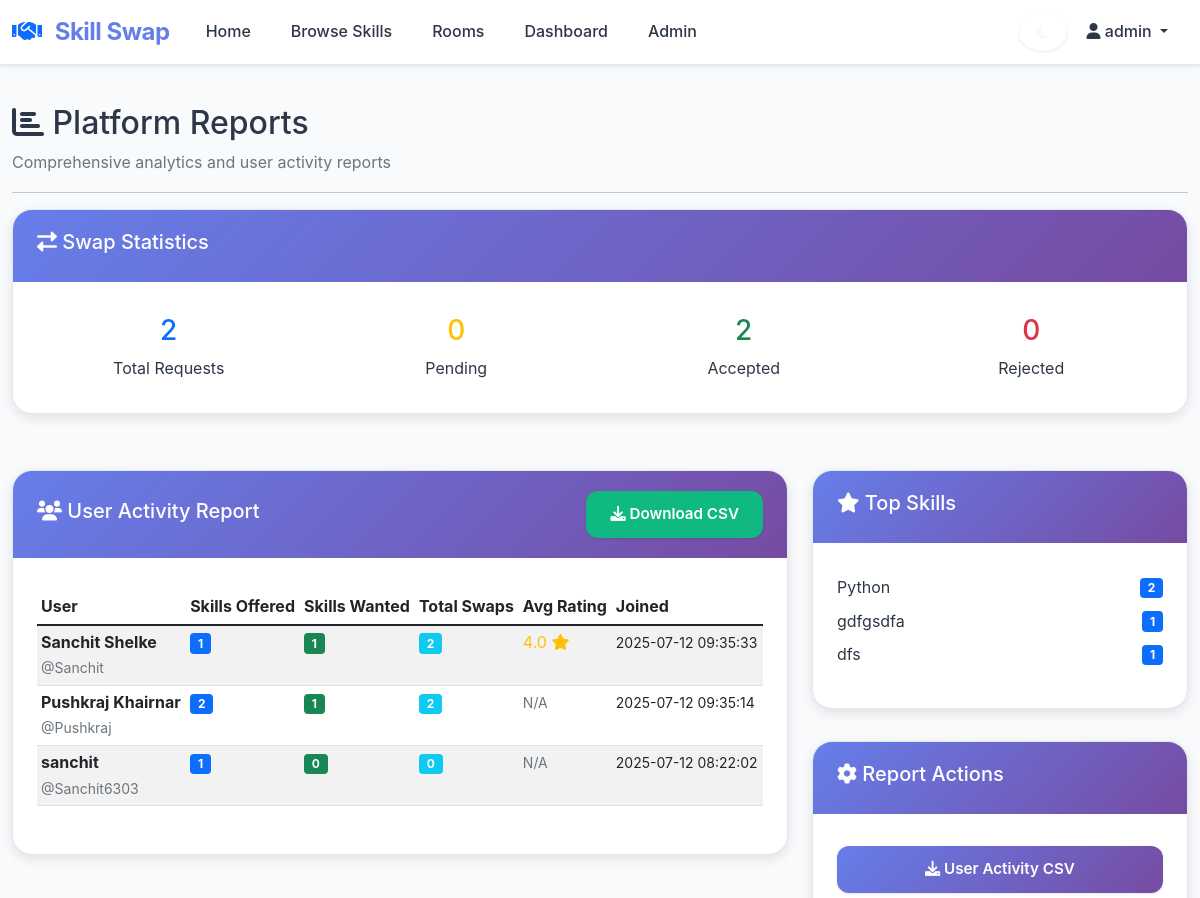
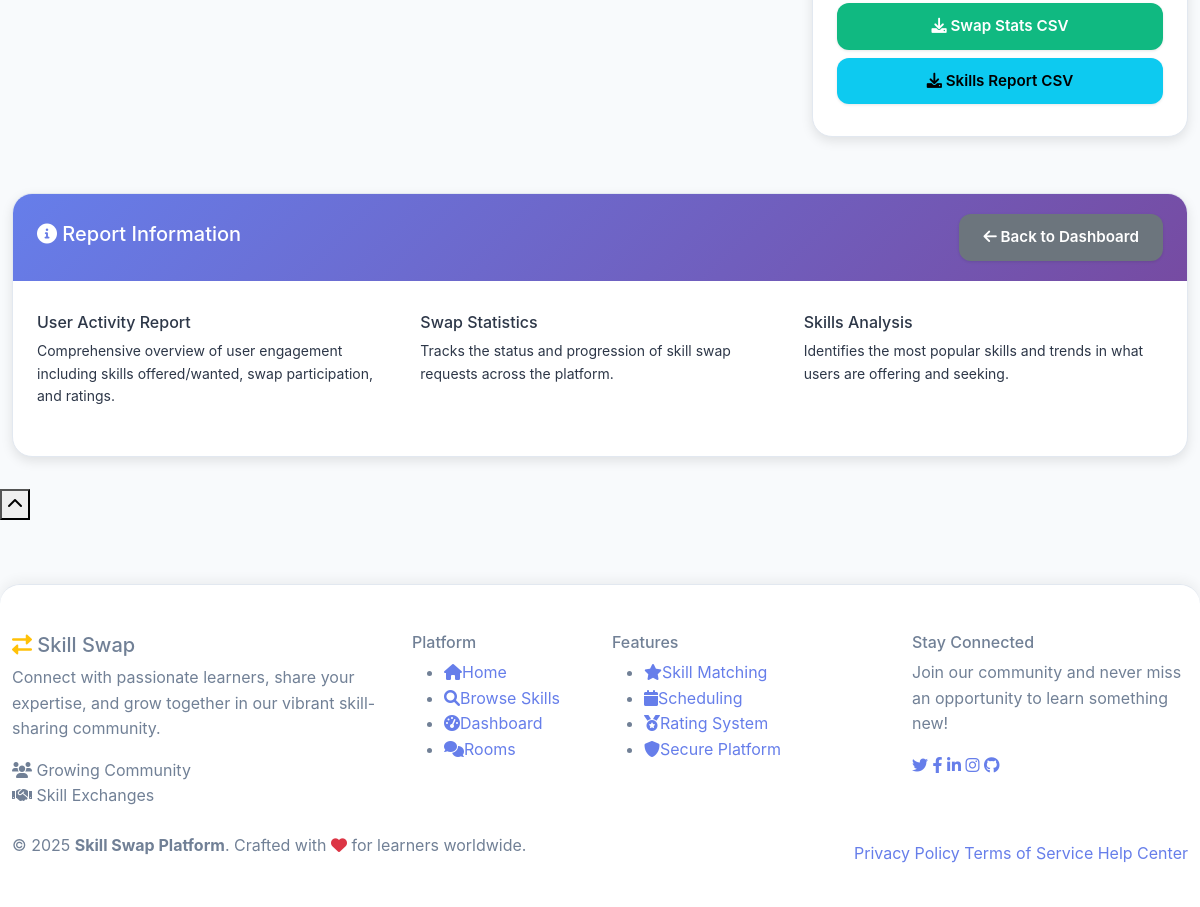
The page /admin/reports (signed in) on the database its author committed (2 pictures, top to bottom).
### tables this page shows
CREATE TABLE users (
            id INTEGER PRIMARY KEY AUTOINCREMENT,
            username TEXT UNIQUE NOT NULL,
            email TEXT UNIQUE NOT NULL,
            password_hash TEXT NOT NULL,
            name TEXT NOT NULL,
            location TEXT,
            profile_photo TEXT,
            is_public INTEGER DEFAULT 1,
            availability TEXT,
            is_admin INTEGER DEFAULT 0,
            is_banned INTEGER DEFAULT 0,
            created_at TIMESTAMP DEFAULT CURRENT_TIMESTAMP
        );

### app.py (the view)
@app.route('/admin/reports')
def admin_reports():
    if 'user_id' not in session or not session.get('is_admin'):
        flash('Access denied!')
        return redirect(url_for('login'))
    conn = get_db_connection()
    user_activity = conn.execute('''
        SELECT u.name, u.username, u.created_at,
               (SELECT COUNT(*) FROM skills_offered WHERE user_id = u.id) as skills_offered,
               (SELECT COUNT(*) FROM skills_wanted WHERE user_id = u.id) as skills_wanted,
               (SELECT COUNT(*) FROM swap_requests WHERE requester_id = u.id OR provider_id = u.id) as total_swaps,
               (SELECT AVG(rating) FROM ratings WHERE rated_id = u.id) as avg_rating
        FROM users u
        WHERE u.is_admin = 0
        ORDER BY u.created_at DESC
    ''').fetchall()
    swap_stats = conn.execute('''
        SELECT
            COUNT(*) as total_requests,
            SUM(CASE WHEN status = 'pending' THEN 1 ELSE 0 END) as pending,
            SUM(CASE WHEN status = 'accepted' THEN 1 ELSE 0 END) as accepted,
            SUM(CASE WHEN status = 'rejected' THEN 1 ELSE 0 END) as rejected
        FROM swap_requests
    ''').fetchone()
    top_skills = conn.execute('''
        SELECT skill_name, COUNT(*) as count
        FROM skills_offered
        WHERE is_approved = 1
        GROUP BY skill_name
        ORDER BY count DESC
        LIMIT 10
    ''').fetchall()
    conn.close()
    return render_template('admin_reports.html',
                         user_activity=user_activity,
                         swap_stats=swap_stats,
                         top_skills=top_skills)

### templates/admin_reports.html (shortened to what this page needs)
{% extends "base.html" %}
{% block content %}
<div class="row">
    <div class="col-md-12">
        <h2><i class="fas fa-chart-bar"></i> Platform Reports</h2>
        <p class="text-muted">Comprehensive analytics and user activity reports</p>
        <hr>
    </div>
</div>
<div class="row mb-4">
    <div class="col-md-12">
        <div class="card">
            <div class="card-header">
                <h5><i class="fas fa-exchange-alt"></i> Swap Statistics</h5>
            </div>
            <div class="card-body">
                <div class="row text-center">
                    <div class="col-md-3">
                        <h3 class="text-primary">{{ swap_stats.total_requests }}</h3>
                        <p class="mb-0">Total Requests</p>
                    </div>
                    <div class="col-md-3">
                        <h3 class="text-warning">{{ swap_stats.pending }}</h3>
                        <p class="mb-0">Pending</p>
                    </div>
                    <div class="col-md-3">
                        <h3 class="text-success">{{ swap_stats.accepted }}</h3>
                        <p class="mb-0">Accepted</p>
                    </div>
                    <div class="col-md-3">
                        <h3 class="text-danger">{{ swap_stats.rejected }}</h3>
                        <p class="mb-0">Rejected</p>
                    </div>
                </div>
            </div>
        </div>
    </div>
</div>
<div class="row">
    <div class="col-lg-8">
        <div class="card">
            <div class="card-header d-flex justify-content-between align-items-center">
                <h5><i class="fas fa-users"></i> User Activity Report</h5>
                <button class="btn btn-sm btn-success" onclick="downloadUserReport()">
                    <i class="fas fa-download"></i> Download CSV
                </button>
            </div>
            <div class="card-body">
                <div class="table-responsive">
                    <table class="table table-striped table-sm" id="userActivityTable">
                        <thead>
                            <tr>
                                <th>User</th>
                                <th>Skills Offered</th>
                                <th>Skills Wanted</th>
                                <th>Total Swaps</th>
                                <th>Avg Rating</th>
                                <th>Joined</th>
                            </tr>
                        </thead>
                        <tbody>
                            {% for user in user_activity %}
                                <tr>
                                    <td>
                                        <strong>{{ user.name }}</strong><br>
                                        <small class="text-muted">@{{ user.username }}</small>
                                    </td>
                                    <td><span class="badge bg-primary">{{ user.skills_offered }}</span></td>
                                    <td><span class="badge bg-success">{{ user.skills_wanted }}</span></td>
                                    <td><span class="badge bg-info">{{ user.total_swaps }}</span></td>
                                    <td>
                                        {% if user.avg_rating %}
                                            <span class="text-warning">
                                                {{ "%.1f"|format(user.avg_rating) }}
                                                <i class="fas fa-star"></i>
                                            </span>
                                        {% else %}
                                            <small class="text-muted">N/A</small>
                                        {% endif %}
                                    </td>
                                    <td><small>{{ user.created_at }}</small></td>
                                </tr>
                            {% endfor %}
                        </tbody>
                    </table>
                </div>
            </div>
        </div>
    </div>
    <div class="col-lg-4">
        <div class="card">
            <div class="card-header">
                <h5><i class="fas fa-star"></i> Top Skills</h5>
            </div>
            <div class="card-body">
                {% if top_skills %}
                    {% for skill in top_skills %}
                        <div class="d-flex justify-content-between align-items-center mb-2">
                            <span>{{ skill.skill_name }}</span>
                            <span class="badge bg-primary">{{ skill.count }}</span>
                        </div>
                    {% endfor %}
                {% else %}
                    <p class="text-muted">No skills data available.</p>
                {% endif %}
            </div>
        </div>
        <div class="card mt-3">
            <div class="card-header">
                <h5><i class="fas fa-cog"></i> Report Actions</h5>
            </div>
            <div class="card-body">
                <div class="d-grid gap-2">
                    <button class="btn btn-primary" onclick="downloadUserReport()">
                        <i class="fas fa-download"></i> User Activity CSV
                    </button>
                    <button class="btn btn-success" onclick="downloadSwapReport()">
                        <i class="fas fa-download"></i> Swap Stats CSV
                    </button>
                    <button class="btn btn-info" onclick="downloadSkillsReport()">
                        <i class="fas fa-download"></i> Skills Report CSV
                    </button>
                </div>
            </div>
        </div>
    </div>
</div>
<div class="row mt-4">
    <div class="col-md-12">
        <div class="card">
            <div class="card-header d-flex justify-content-between align-items-center">
                <h5><i class="fas fa-info-circle"></i> Report Information</h5>
                <a href="{{ url_for('admin_dashboard') }}" class="btn btn-secondary">
                    <i class="fas fa-arrow-left"></i> Back to Dashboard
                </a>
            </div>
            <div class="card-body">
                <div class="row">
                    <div class="col-md-4">
                        <h6>User Activity Report</h6>
                        <p class="small">Comprehensive overview of user engagement including skills offered/wanted, swap participation, and ratings.</p>
                    </div>
                    <div class="col-md-4">
                        <h6>Swap Statistics</h6>
                        <p class="small">Tracks the status and progression of skill swap requests across the platform.</p>
                    </div>
                    <div class="col-md-4">
                        <h6>Skills Analysis</h6>
                        <p class="small">Identifies the most popular skills and trends in what users are offering and seeking.</p>
                    </div>
                </div>
            </div>
        </div>
    </div>
</div>
{% endblock %}

### rows shown on the page
users: name "Sanchit Shelke", username "Sanchit", skills_offered "1", skills_wanted "1", total_swaps "2", avg_rating "4.0", created_at "2025-07-12 09:35:33"
users: name "Pushkraj Khairnar", username "Pushkraj", skills_offered "2", skills_wanted "1", total_swaps "2", shows "N/A", created_at "2025-07-12 09:35:14"
users: name "sanchit", username "Sanchit6303", skills_offered "1", skills_wanted "0", total_swaps "0", shows "N/A", created_at "2025-07-12 08:22:02"

### other values the page prints
{{ session.username }} "admin"
{{ swap_stats.total_requests }} "2"
{{ swap_stats.pending }} "0"
{{ swap_stats.accepted }} "2"
{{ swap_stats.rejected }} "0"
{{ skill.skill_name }} "Python" "gdfgsdfa" "dfs"
{{ skill.count }} "2" "1" "1"
